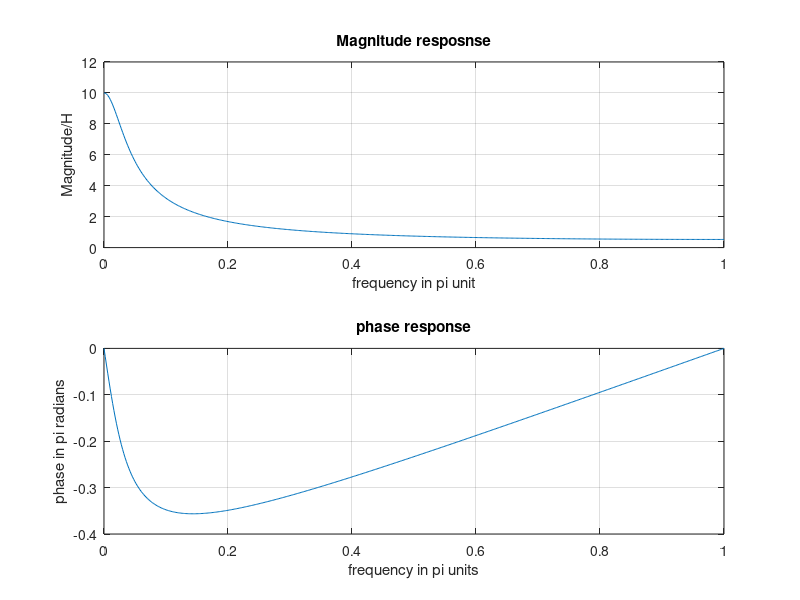

Here is the MATLAB script that generated this plot:
close all;
w = [0:1:500]*pi/500;
H = exp(j*w)./(exp(j*w)-0.9*ones(1,501));
magH = abs(H);
angH = angle(H);
subplot(2,1,1);
plot(w/pi,magH);
grid on;
title('Magnitude resposnse');
xlabel('frequency in pi unit');
ylabel('Magnitude/H');
subplot(2,1,2);
plot(w/pi,angH/pi);
grid on;
title('phase response');
xlabel('frequency in pi units');
ylabel('phase in pi radians');
